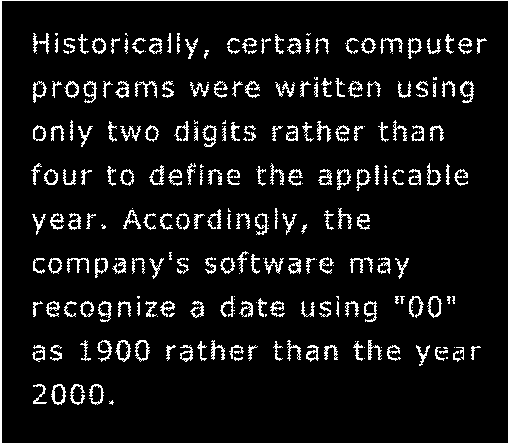
%> input picture old code/Week10/Fig0906(a)(broken-text).tif, 509 x 444 px
$ octave workshop.m   (GNU Octave 9; MATLAB toolbox functions it lacks are replaced by stand-ins)
%> lines starting %> are read from the running program, lines starting %| are printed output that depends on the picture; in (x1, y1, x2, y2) boxes, pixels count from 0 and x2, y2 are one past the last pixel; in counts of white or black regions, pixels touching at a corner belong together; the program's own positions count from 1
f = imread('Fig0906(a)(broken-text).tif');
%> f: size 444x509 logical; 8.1% white in thin lines or dots
se1 = [0 0 0; 0 0 0; 1 1 1];
se2 = [0 0 1; 0 0 1; 0 0 1];
se3 = [1 0 1; 1 0 1; 1 0 1];

di1 = imdilate(f, se1);
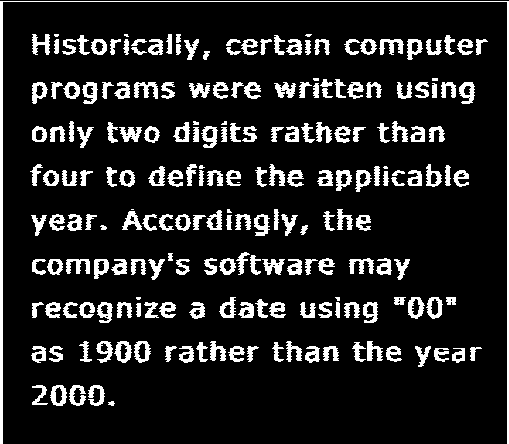
%> di1: size 444x509 logical; 13% white; 212 white regions (14 under 20 px), largest, box (x1, y1, x2, y2) and area: (0, 1, 509, 444) 2719, (134, 82, 158, 99) 232, (379, 39, 404, 55) 226
di2 = imdilate(f, se2);
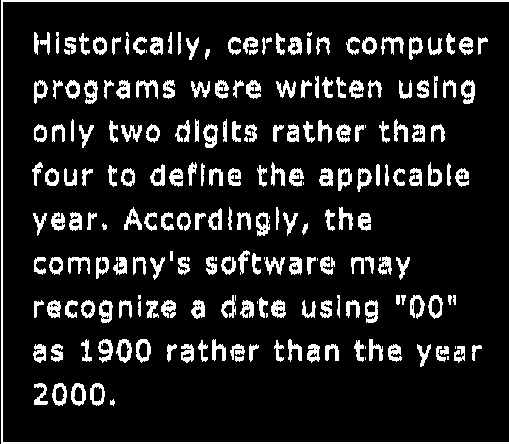
%> di2: size 444x509 logical; 12.5% white; 224 white regions (20 under 20 px), largest, box (x1, y1, x2, y2) and area: (1, 0, 509, 444) 2912, (461, 80, 475, 104) 208, (203, 124, 218, 148) 206
di3 = imdilate(f, se3);
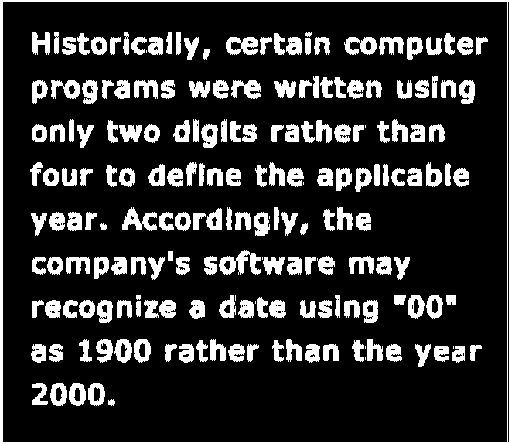
%> di3: size 444x509 logical; 17.5% white; 197 white regions (10 under 20 px), largest, box (x1, y1, x2, y2) and area: (0, 0, 509, 444) 3796, (219, 250, 261, 275) 536, (122, 207, 157, 231) 409

figure(1);
subplot(1, 3, 1), imshow(di1);
subplot(1, 3, 2), imshow(di2);
subplot(1, 3, 3), imshow(di3);

er1 = imerode(f, se1);
%> er1: size 444x509 logical; 3.1% white in thin lines or dots
er2 = imerode(f, se2);
%> er2: size 444x509 logical; 3.7% white in thin lines or dots
er3 = imerode(f, se3);
%> er3: size 444x509 logical; 0.35% white in thin lines or dots

figure(2);
subplot(1, 3, 1), imshow(er1);
subplot(1, 3, 2), imshow(er2);
subplot(1, 3, 3), imshow(er3);

op1 = imopen(f, se1);
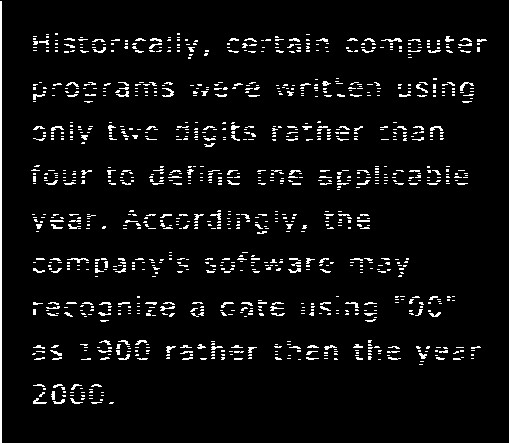
%> op1: size 444x509 logical; 5.2% white in thin lines or dots
op2 = imopen(f, se2);
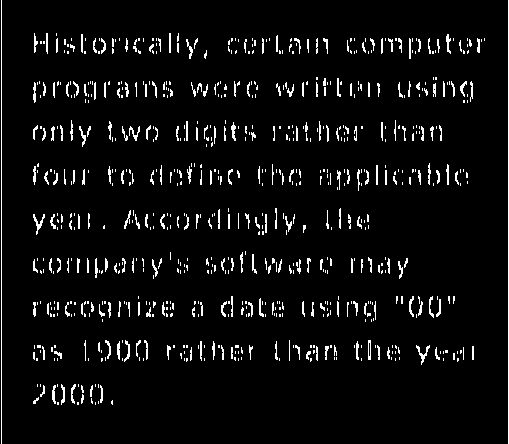
%> op2: size 444x509 logical; 5.1% white in thin lines or dots
op3 = imopen(f, se3);
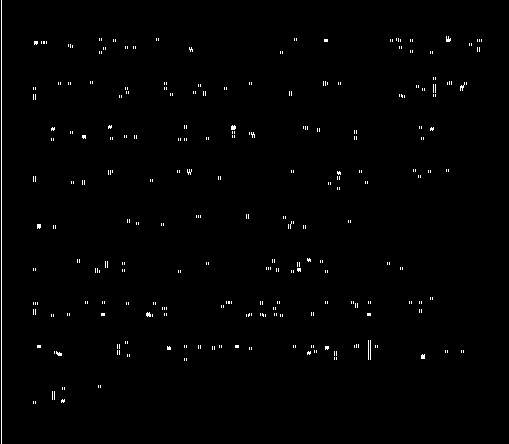
%> op3: size 444x509 logical; 0.91% white in thin lines or dots

figure(3);
subplot(1, 3, 1), imshow(op1);
subplot(1, 3, 2), imshow(op2);
subplot(1, 3, 3), imshow(op3);

cl1 = imclose(f, se1);
%> cl1: size 444x509 logical; 8.7% white in thin lines or dots
cl2 = imclose(f, se2);
%> cl2: size 444x509 logical; 9% white; 232 white regions (34 under 20 px), largest, box (x1, y1, x2, y2) and area: (0, 0, 509, 444) 2344, (135, 81, 157, 98) 156, (460, 81, 474, 103) 148
cl3 = imclose(f, se3);
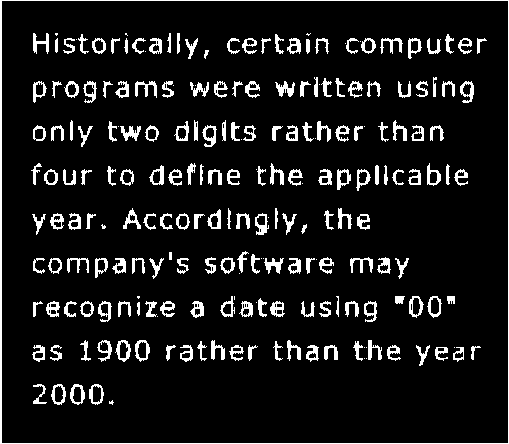
%> cl3: size 444x509 logical; 9.4% white; 222 white regions (32 under 20 px), largest, box (x1, y1, x2, y2) and area: (0, 0, 509, 444) 2344, (120, 126, 141, 141) 166, (275, 81, 295, 97) 165

figure(4);
subplot(1, 3, 1), imshow(cl1);
subplot(1, 3, 2), imshow(cl2);
subplot(1, 3, 3), imshow(cl3);
